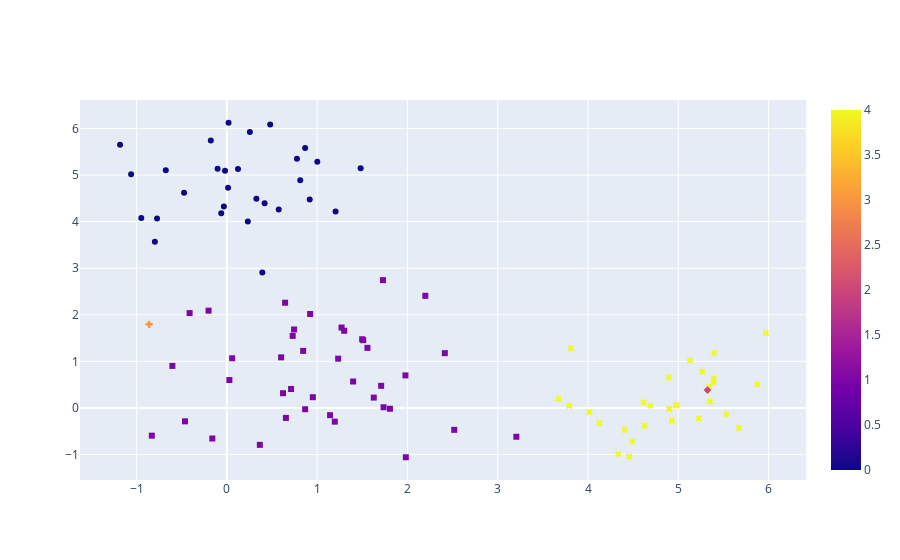

The cell this chart's notebook holds for it:
### Code cell
go.Figure(data=go.Scatter(x=X_1,y=X_2,mode="markers", marker={"color":res,'coloraxis':'coloraxis','symbol':res}))
